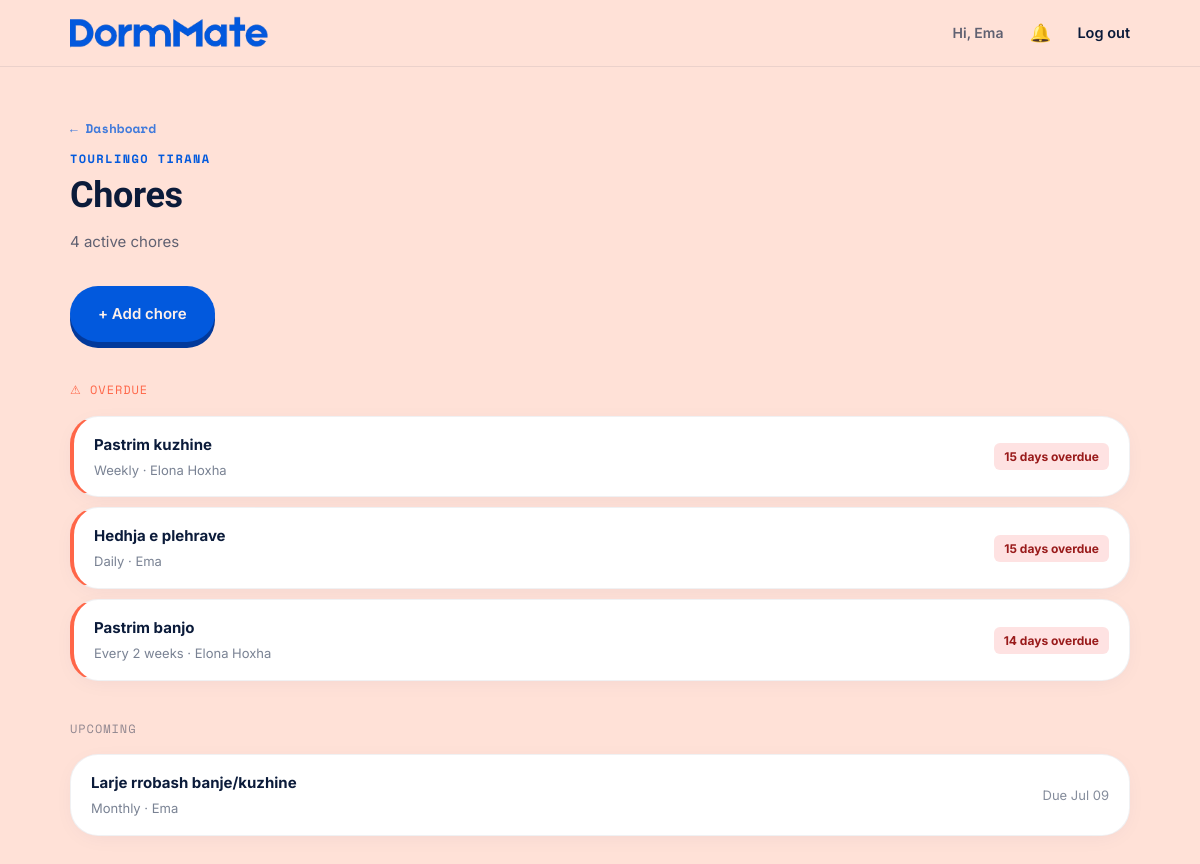
The page /household/3/chores (signed in) on the database its author committed.
### models/user.py (models this page shows, shortened)
class User(db.Model):
    __tablename__ = "users"
    id = db.Column(db.Integer, primary_key=True)
    name = db.Column(db.String(80), nullable=False)
    email = db.Column(db.String(120), unique=True, nullable=False, index=True)
    password_hash = db.Column(db.String(255), nullable=False)
    avatar_url = db.Column(db.String(255), nullable=True)
    room_number = db.Column(db.String(20), nullable=True)
    created_at = db.Column(db.DateTime, default=datetime.utcnow)
    memberships = db.relationship(
        "Membership", back_populates="user", cascade="all, delete-orphan"
    )

### models/household.py (models this page shows, shortened)
class Household(db.Model):
    __tablename__ = "households"
    id = db.Column(db.Integer, primary_key=True)
    name = db.Column(db.String(120), nullable=False)
    invite_code = db.Column(db.String(12), unique=True, nullable=False, index=True)
    created_at = db.Column(db.DateTime, default=datetime.utcnow)
    memberships = db.relationship(
        "Membership", back_populates="household", cascade="all, delete-orphan"
    )
    @property
    def members(self):
        return [m.user for m in self.memberships]

### models/chore.py (models this page shows, shortened)
class Chore(db.Model):
    __tablename__ = "chores"
    id = db.Column(db.Integer, primary_key=True)
    household_id = db.Column(db.Integer, db.ForeignKey("households.id"), nullable=False, index=True)
    created_by = db.Column(db.Integer, db.ForeignKey("users.id"), nullable=False)
    title = db.Column(db.String(120), nullable=False)
    description = db.Column(db.String(400), nullable=True)
    frequency = db.Column(db.String(20), nullable=False, default="weekly")
    custom_interval_days = db.Column(db.Integer, nullable=True)  # used when frequency == "custom"
    rotation_mode = db.Column(db.Boolean, default=False, nullable=False)  # False = fixed, True = rotate
    assigned_to = db.Column(db.Integer, db.ForeignKey("users.id"), nullable=True)  # fixed assignee
    rotation_index = db.Column(db.Integer, default=0, nullable=False)  # current position in rotation
    last_completed_at = db.Column(db.DateTime, nullable=True)
    is_active = db.Column(db.Boolean, default=True, nullable=False)
    created_at = db.Column(db.DateTime, default=datetime.utcnow)
    household = db.relationship("Household", backref=db.backref("chores", lazy="dynamic"))
    creator = db.relationship("User", foreign_keys=[created_by], backref=db.backref("created_chores", lazy="dynamic"))
    assignee = db.relationship("User", foreign_keys=[assigned_to], backref=db.backref("assigned_chores", lazy="dynamic"))
    completions = db.relationship("ChoreCompletion", back_populates="chore", cascade="all, delete-orphan",
                                   order_by="ChoreCompletion.completed_at.desc()")
    FREQUENCIES = [
        ("daily", "Daily"),
        ("weekly", "Weekly"),
        ("biweekly", "Every 2 weeks"),
        ("monthly", "Monthly"),
        ("custom", "Custom interval"),
    ]
    @property
    def interval_days(self):
        if self.frequency == "custom":
            return self.custom_interval_days or 7
        return FREQUENCY_DAYS.get(self.frequency, 7)
    @property
    def next_due_date(self):
        base = self.last_completed_at.date() if self.last_completed_at else self.created_at.date()
        return base + timedelta(days=self.interval_days)
    @property
    def is_overdue(self):
        return self.next_due_date < date.today()
    @property
    def is_due_today(self):
        return self.next_due_date == date.today()
    @property
    def days_until_due(self):
        delta = (self.next_due_date - date.today()).days
        return delta
    def get_current_assignee(self, members):
        if not self.rotation_mode:
            return self.assignee
        if not members:
            return None
        idx = self.rotation_index % len(members)
        return members[idx]
    def get_frequency_label(self):
        for key, label in self.FREQUENCIES:
            if key == self.frequency:
                if self.frequency == 'custom' and self.custom_interval_days:
                    return f'Every {self.custom_interval_days} days'
                return label
        return self.frequency.capitalize()

### routes/chores.py (the view)
@chores_bp.route("/household/<int:household_id>/chores")
@login_required
def list_chores(household_id):
    membership = _get_membership(household_id)
    if not membership:
        return redirect(url_for("household.choose"))
    household = membership.household
    members = household.members
    chores = (
        Chore.query
        .filter_by(household_id=household_id, is_active=True)
        .order_by(Chore.created_at.asc())
        .all()
    )
    for chore in chores:
        chore._current_assignee = chore.get_current_assignee(members)
    overdue = [c for c in chores if c.is_overdue]
    due_today = [c for c in chores if c.is_due_today]
    upcoming = [c for c in chores if not c.is_overdue and not c.is_due_today]
    return render_template(
        "chores/list.html",
        household=household,
        membership=membership,
        overdue=overdue,
        due_today=due_today,
        upcoming=upcoming,
        all_chores=chores,
    )

### routes/chores.py (called while the page is built)
def _get_membership(household_id):
    m = Membership.query.filter_by(user_id=g.user.id, household_id=household_id).first()
    if not m:
        flash("You're not a member of that household.", "error")
    return m

### utils.py (called while the page is built)
def login_required(view):
    @wraps(view)
    def wrapped_view(*args, **kwargs):
        if g.get("user") is None:
            flash("Log in to continue.", "error")
            return redirect(url_for("auth.login"))
        return view(*args, **kwargs)
    return wrapped_view

### templates/chores/list.html (shortened to what this page needs)
{% extends "layout.html" %}
{% block content %}
<div class="page-shell">
  <div class="page-head reveal is-visible">
    <a href="{{ url_for('household.dashboard', household_id=household.id) }}" class="notif-back-link">← Dashboard</a>
    <p class="eyebrow">{{ household.name }}</p>
    <h1>Chores</h1>
    <p class="page-head__sub">{{ all_chores|length }} active chore{{ 's' if all_chores|length != 1 }}</p>
  </div>
  <div style="margin-bottom:20px;" class="reveal is-visible">
    <a href="{{ url_for('chores.new_chore', household_id=household.id) }}" class="btn btn--primary">+ Add chore</a>
  </div>
  {% if overdue %}
  <p class="member-list__heading reveal is-visible" style="color:var(--coral);margin-bottom:10px;">⚠ OVERDUE</p>
  {% for chore in overdue %}
  <a href="{{ url_for('chores.chore_detail', household_id=household.id, chore_id=chore.id) }}" class="card reveal is-visible" style="display:flex;align-items:center;justify-content:space-between;padding:16px 20px;margin-bottom:10px;text-decoration:none;border-left:4px solid var(--coral);">
    <div>
      <p style="font-weight:700;font-size:15px;margin:0 0 3px;color:var(--ink);">{{ chore.title }}</p>
      <p style="font-size:13px;color:rgba(11,27,58,0.55);margin:0;">
        {{ chore.get_frequency_label() }} ·
        {% if chore._current_assignee %}{{ chore._current_assignee.name }}{% else %}Unassigned{% endif %}
      </p>
    </div>
    <span style="font-size:12px;font-weight:700;background:#FEE2E2;color:#991B1B;padding:4px 10px;border-radius:6px;white-space:nowrap;">
      {{ chore.days_until_due|abs }} day{{ 's' if chore.days_until_due|abs != 1 }} overdue
    </span>
  </a>
  {% endfor %}
  {% endif %}
  {% if upcoming %}
  <p class="member-list__heading reveal is-visible" style="margin-bottom:10px;margin-top:{{ '20px' if overdue or due_today else '0' }};">UPCOMING</p>
  {% for chore in upcoming %}
  <a href="{{ url_for('chores.chore_detail', household_id=household.id, chore_id=chore.id) }}" class="card reveal is-visible" style="display:flex;align-items:center;justify-content:space-between;padding:16px 20px;margin-bottom:10px;text-decoration:none;">
    <div>
      <p style="font-weight:700;font-size:15px;margin:0 0 3px;color:var(--ink);">{{ chore.title }}</p>
      <p style="font-size:13px;color:rgba(11,27,58,0.55);margin:0;">
        {{ chore.get_frequency_label() }} ·
        {% if chore._current_assignee %}{{ chore._current_assignee.name }}{% else %}Unassigned{% endif %}
      </p>
    </div>
    <span style="font-size:13px;color:rgba(11,27,58,0.5);">
      Due {{ chore.next_due_date.strftime('%b %d') }}
    </span>
  </a>
  {% endfor %}
  {% endif %}
</div>
{% endblock %}

### templates/layout.html (shortened to what this page needs)
<!DOCTYPE html>
<html lang="en">
<head>
  <link rel="stylesheet" href="{{ url_for('static', filename='css/style.css') }}">
</head>
<body class="app-body">
  <header class="nav">
    <div class="nav__inner">
      <a href="{{ url_for('index') }}" class="nav__brand">
        <img src="{{ url_for('static', filename='images/logo.png') }}" alt="DormMate logo" class="nav__logo">
      </a>
      <nav class="nav__links">
        {% if current_user %}
          <span class="nav__user">Hi, {{ current_user.name }}</span>
          <a href="{{ url_for('notifications.feed') }}" class="nav__notif-btn" title="Notifications">
            🔔
          </a>
          <a href="{{ url_for('auth.logout') }}">Log out</a>
        {% else %}
          <a href="{{ url_for('auth.login') }}">Log in</a>
          <a href="{{ url_for('auth.signup') }}" class="btn btn--primary nav__cta">Get started</a>
        {% endif %}
      </nav>
    </div>
  </header>
  <main class="app-main">
    {% block content %}{% endblock %}
  </main>
</body>
</html>

### static/css/style.css (style rules this page uses)
:root { --cream: #FFE1D7; --cream-soft: #FFF1EA; --sky: #84AFFB; --sky-soft: #C7DBFE; --blue: #0259DD; --ink: #0B1B3A; --coral: #FF6648; --white: #FFFFFF; --font-display: "Bricolage Grotesque", "Inter", sans-serif; --font-body: "Inter", sans-serif; --font-mono: "Space Mono", monospace; --max-width: 1180px; --radius-sm: 10px; --radius-md: 18px; --radius-lg: 28px; --gutter: clamp(20px, 5vw, 64px); --ease: cubic-bezier(0.22, 1, 0.36, 1); }
* { box-sizing: border-box; }
html { scroll-behavior: smooth; }
body { margin: 0; background: var(--cream); color: var(--ink); font-family: var(--font-body); font-size: 16px; line-height: 1.6; -webkit-font-smoothing: antialiased; }
img { max-width: 100%; display: block; }
a { color: inherit; text-decoration: none; }
h1, h2, h3 { font-family: var(--font-display); font-weight: 700; line-height: 1.05; margin: 0; letter-spacing: -0.01em; }
p { margin: 0; }
.eyebrow { font-family: var(--font-mono); font-size: 12px; font-weight: 700; letter-spacing: 0.12em; text-transform: uppercase; color: var(--blue); margin: 0 0 14px; }
.reveal { opacity: 0; transform: translateY(28px); transition: opacity 0.7s var(--ease), transform 0.7s var(--ease); }
.reveal.is-visible { opacity: 1; transform: translateY(0); }
.btn { display: inline-flex; align-items: center; justify-content: center; gap: 8px; padding: 14px 26px; border-radius: 999px; font-family: var(--font-body); font-weight: 600; font-size: 15px; border: 2px solid transparent; cursor: pointer; transition: transform 0.25s var(--ease), background 0.25s var(--ease), box-shadow 0.25s var(--ease); white-space: nowrap; }
.btn--primary { background: var(--blue); color: var(--cream-soft); box-shadow: 0 6px 0 0 #02399b; }
.nav { position: sticky; top: 0; z-index: 50; background: rgba(255, 225, 215, 0.85); backdrop-filter: blur(10px); border-bottom: 1px solid rgba(11,27,58,0.08); }
.nav__inner { max-width: var(--max-width); margin: 0 auto; padding: 16px var(--gutter); display: flex; align-items: center; gap: 28px; }
.nav__brand { display: flex; align-items: center; gap: 10px; margin-right: auto; }
.nav__logo { height: 34px; width: auto; max-width: 200px; flex-shrink: 0; }
.nav__links { display: flex; align-items: center; gap: 26px; font-weight: 600; font-size: 14.5px; }
.nav__links a { position: relative; padding: 4px 0; }
.nav__links a::after { content: ""; position: absolute; left: 0; right: 0; bottom: -2px; height: 2px; background: var(--coral); transform: scaleX(0); transform-origin: left; transition: transform 0.25s var(--ease); }
.app-main { min-height: calc(100vh - 70px); display: flex; flex-direction: column; }
.nav__user { font-size: 14px; color: rgba(11,27,58,0.65); }
.member-list__heading { font-family: var(--font-mono); font-size: 12px; letter-spacing: 0.08em; color: rgba(11,27,58,0.45); padding: 18px 0 6px; }
.page-shell { max-width: var(--max-width); margin: 0 auto; padding: 48px var(--gutter) 90px; width: 100%; }
.page-head { margin-bottom: 32px; }
.page-head .eyebrow { margin-bottom: 8px; }
.page-head h1 { font-size: clamp(26px, 4vw, 36px); margin-bottom: 16px; }
.page-head__sub { font-size: 15px; color: rgba(11,27,58,0.65); margin-top: 6px; }
.card { background: var(--white); border-radius: var(--radius-lg); padding: 30px 32px; border: 1px solid rgba(11,27,58,0.06); margin-bottom: 20px; box-shadow: 0 4px 24px -8px rgba(2,38,110,0.08); }
.nav__notif-btn { position: relative; display: inline-flex; align-items: center; font-size: 1.1rem; line-height: 1; padding: 4px 6px; border-radius: var(--radius-sm); transition: background 0.15s; }
.notif-back-link { display: inline-block; font-family: var(--font-mono); font-size: .8rem; font-weight: 700; color: var(--blue); margin-bottom: 10px; opacity: 0.75; transition: opacity 0.15s; }

### rows shown on the page
User: name "Ema"
Household: name "TOURLINGO TIRANA"
Chore: title "Pastrim kuzhine", get_frequency_label "Weekly", _current_assignee.name "Elona Hoxha", days_until_due|abs "15", last_completed_at+frequency "s"
Chore: title "Hedhja e plehrave", get_frequency_label "Daily", _current_assignee.name "Ema", days_until_due|abs "15", last_completed_at+frequency "s"
Chore: title "Pastrim banjo", get_frequency_label "Every 2 weeks", _current_assignee.name "Elona Hoxha", days_until_due|abs "14", last_completed_at+frequency "s"
Chore: title "Larje rrobash banje/kuzhine", get_frequency_label "Monthly", _current_assignee.name "Ema", next_due_date "Jul 09"

### other values the page prints
{{ all_chores|length }} "4"
{{ 's' if all_chores|length != 1 }} "s"
